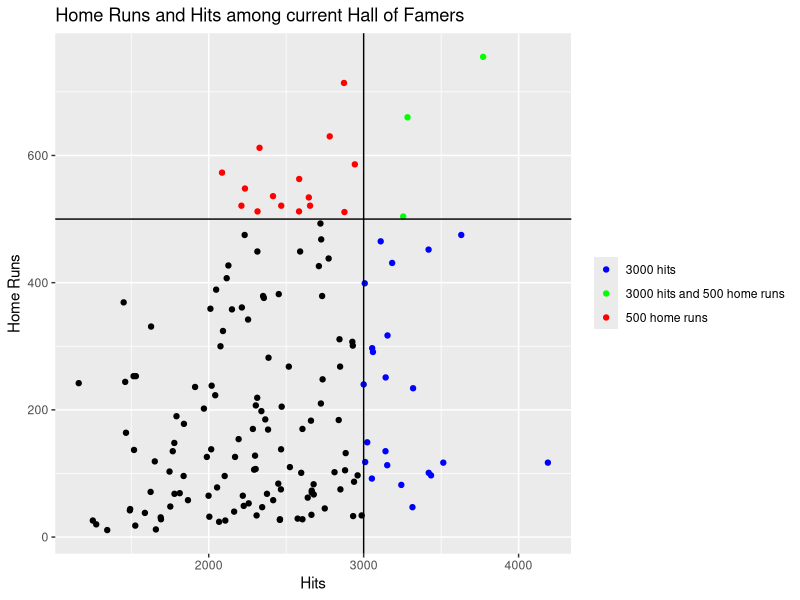
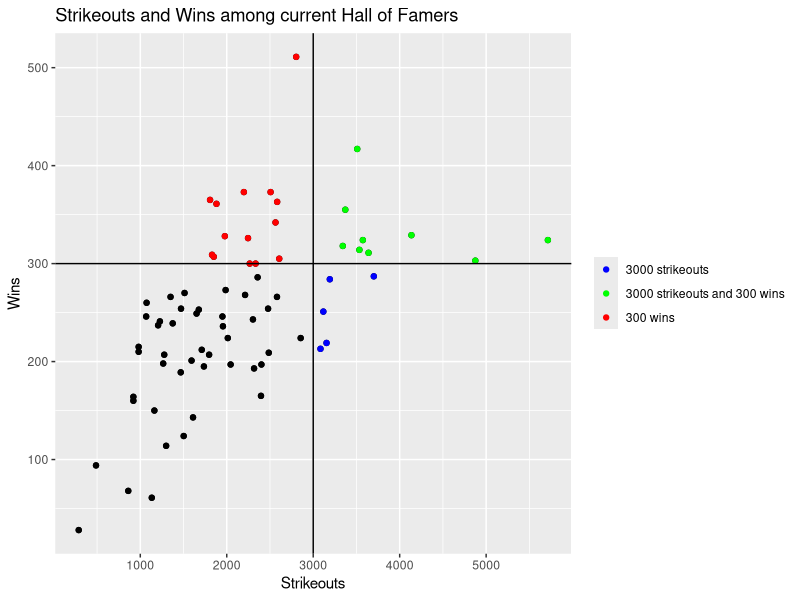
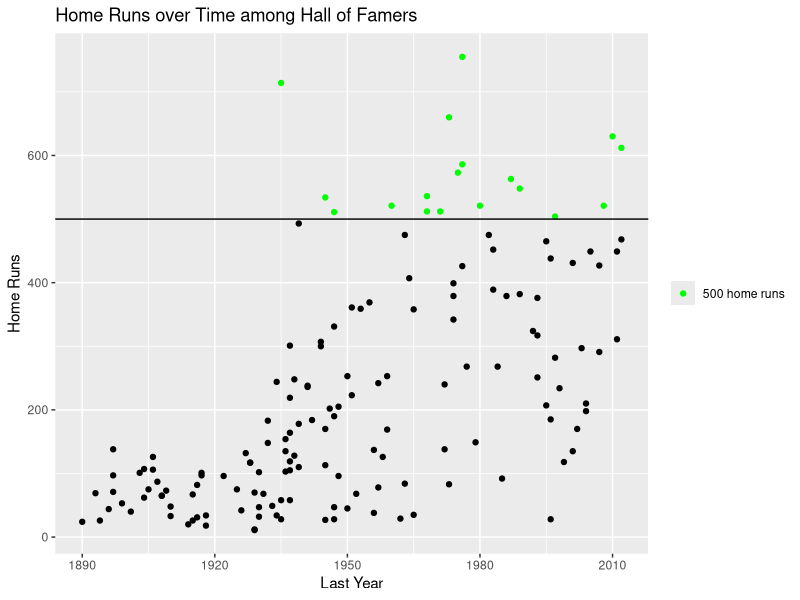
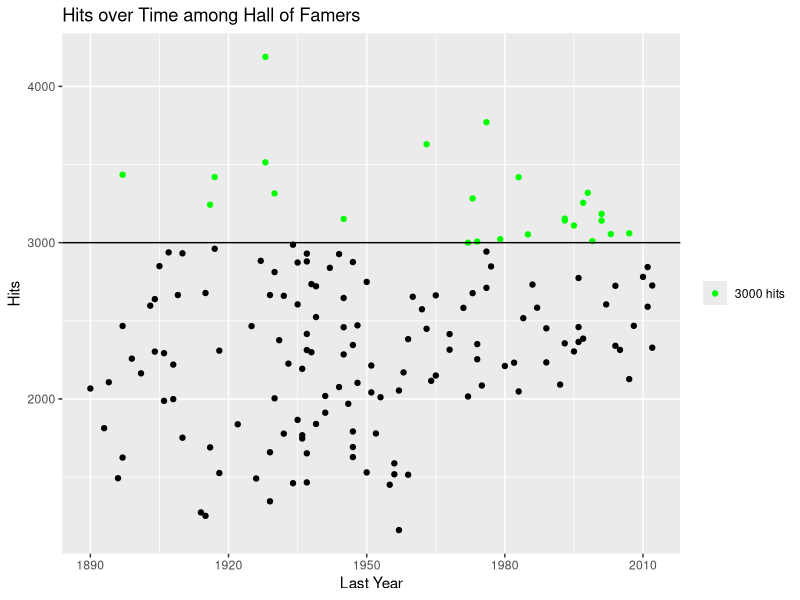
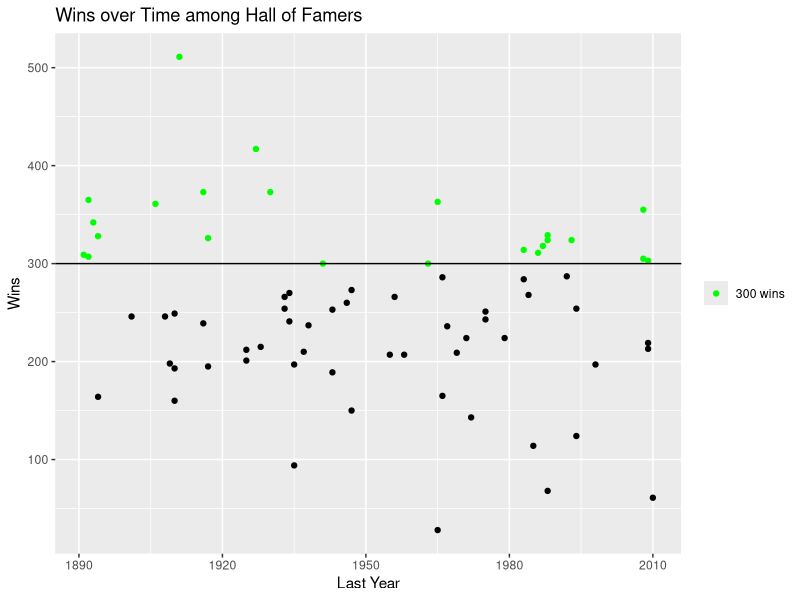
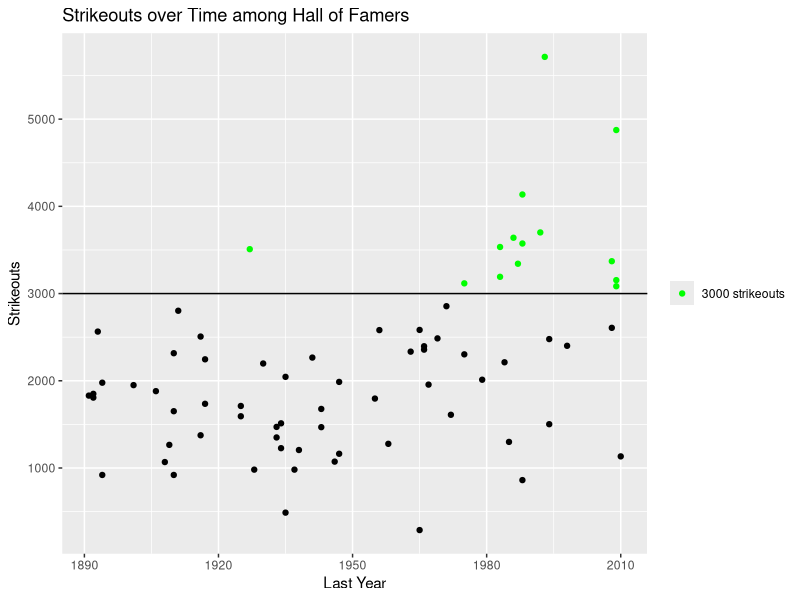
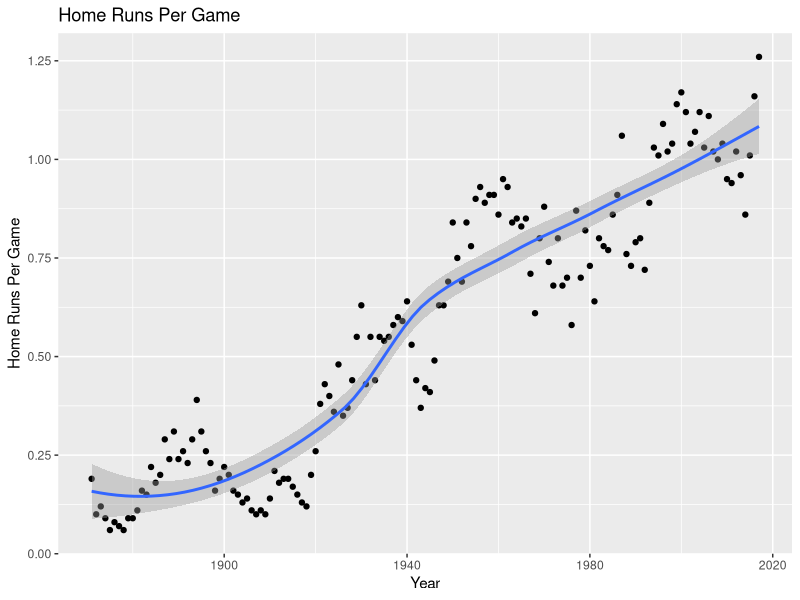
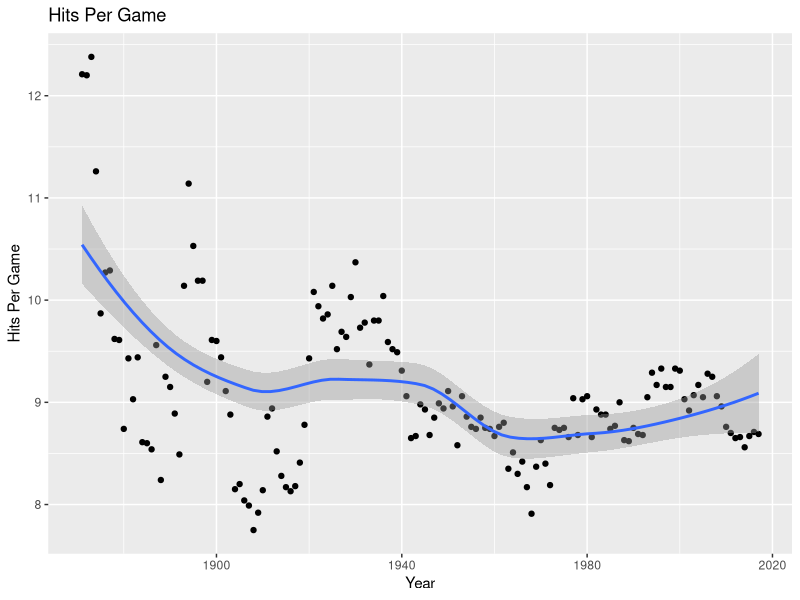

The R script that drew these images, in order: (Note: this script raises an error after producing the figures.)
# ============================================================================
# Title: Create Graphs
# Description:
#   This script makes graphs.
# Input(s): multiple .csv files
# Output(s): graphs in .png files
# Author: Timothy Tan
# Date: 2-5-2018
# ============================================================================

library(ggplot2)
library(dplyr)
library(readr)

hof_players <- read_csv("data/hof-player-stats.csv")
yearly_avg_pitch <- read_csv("data/year_average_pitching.csv")
yearly_avg_hit <- read_csv("data/year_average_batting.csv")
war_leaders <- read_csv("data/war_leaders.csv")

hofWAR <- merge(hof_players, war_leaders, by = 'Name')

#3000 hits and 500 home runs
ggHitsHR <- ggplot() +
  geom_point(data = filter(hof_players, AB > 4000, H.x < 3000, HR.x < 500),
             aes(x = H.x, y = HR.x)) +
  geom_point(data = filter(hof_players, AB > 4000, H.x >= 3000, HR.x < 500),
             aes(x = H.x, y = HR.x, color = 'blue')) +
  geom_point(data = filter(hof_players, AB > 4000, H.x < 3000, HR.x >= 500),
             aes(x = H.x, y = HR.x, color = 'red')) +
  geom_point(data = filter(hof_players, AB > 4000, H.x >= 3000, HR.x >= 500),
             aes(x = H.x, y = HR.x, color = 'green')) +
  scale_color_manual(labels = c('3000 hits', '3000 hits and 500 home runs', 
                                '500 home runs'), 
                     values = c('blue', 'green', 'red')) +
  geom_hline(yintercept = 500) +
  geom_vline(xintercept = 3000) +
  labs(x = "Hits", y = "Home Runs",
       title = "Home Runs and Hits among current Hall of Famers") +
  theme(legend.title=element_blank())
ggsave(filename = "images/hits_hr.png")

#3000 strikeouts and 300 wins
ggKW <- ggplot(data = filter(hof_players, IP > 0)) +
  geom_point(aes(x = SO.y, y = W)) + 
  geom_point(data = filter(hof_players, IP > 0, SO.y < 3000, W < 300), 
             aes(x = SO.y, y = W)) + 
  geom_point(data = filter(hof_players, IP > 0, SO.y >= 3000, W < 300), 
             aes(x = SO.y, y = W, color = 'blue')) + 
  geom_point(data = filter(hof_players, IP > 0, SO.y < 3000, W >= 300), 
             aes(x = SO.y, y = W, color = 'red')) + 
  geom_point(data = filter(hof_players, IP > 0, SO.y >= 3000, W >= 300), 
             aes(x = SO.y, y = W, color = 'green')) + 
  scale_color_manual(labels = c('3000 strikeouts', 
                                '3000 strikeouts and 300 wins', 
                                '300 wins'), 
                     values = c('blue', 'green', 'red')) +
  geom_hline(yintercept = 300) +
  geom_vline(xintercept = 3000) + 
  labs(x = "Strikeouts", y = "Wins", 
       title = "Strikeouts and Wins among current Hall of Famers") +
  theme(legend.title=element_blank())
ggsave(filename = "images/strikeouts_wins.png")

#HR over time
ggHR <- ggplot() +
  geom_point(data = filter(hof_players, AB > 4000, HR.x < 500),
             aes(x = To.x, y = HR.x)) +
  geom_point(data = filter(hof_players, AB > 4000, HR.x >= 500),
             aes(x = To.x, y = HR.x, color = 'green')) +
  scale_color_manual(labels = c('500 home runs'), 
                     values = c('green')) +
  geom_hline(yintercept = 500) +
  labs(x = "Last Year", y = "Home Runs",
       title = "Home Runs over Time among Hall of Famers") +
  theme(legend.title=element_blank())
ggsave(filename = "images/homeruns.png")

#Hits over time
ggHits <- ggplot() +
  geom_point(data = filter(hof_players, AB > 4000, H.x < 3000),
             aes(x = To.x, y = H.x)) +
  geom_point(data = filter(hof_players, AB > 4000, H.x >= 3000),
             aes(x = To.x, y = H.x, color = 'green')) +
  scale_color_manual(labels = c('3000 hits'), 
                     values = c('green')) +
  geom_hline(yintercept = 3000) +
  labs(x = "Last Year", y = "Hits",
       title = "Hits over Time among Hall of Famers") +
  theme(legend.title=element_blank())
ggsave(filename = "images/hits.png")

#Wins over time
ggWins <- ggplot() +
  geom_point(data = filter(hof_players, IP > 0, W < 300),
             aes(x = To.x, y = W)) +
  geom_point(data = filter(hof_players, IP > 0, W >= 300),
             aes(x = To.x, y = W, color = 'green')) +
  scale_color_manual(labels = c('300 wins'), 
                     values = c('green')) +
  geom_hline(yintercept = 300) +
  labs(x = "Last Year", y = "Wins",
       title = "Wins over Time among Hall of Famers") +
  theme(legend.title=element_blank())
ggsave(filename = "images/wins.png")

#Strikeouts over time
ggHR <- ggplot() +
  geom_point(data = filter(hof_players, IP > 0, SO.y < 3000),
             aes(x = To.x, y = SO.y)) +
  geom_point(data = filter(hof_players, IP > 0, SO.y >= 3000),
             aes(x = To.x, y = SO.y, color = 'green')) +
  scale_color_manual(labels = c('3000 strikeouts'), 
                     values = c('green')) +
  geom_hline(yintercept = 3000) +
  labs(x = "Last Year", y = "Strikeouts",
       title = "Strikeouts over Time among Hall of Famers") +
  theme(legend.title=element_blank())
ggsave(filename = "images/strikeouts.png")

#how many players in the hall of fame?
numBatters <- as.numeric(nrow(filter(hof_players, AB > 4000)))
numPitchers <- as.numeric(nrow(filter(hof_players, IP > 0)))
numRelievers <- as.numeric(nrow(filter(hof_players, GS < 100, IP > 0)))
numTotal <- as.numeric(nrow(hof_players))

#how many above 3000 hits or 500 homeruns out of qualifying batters?
hits3k <- as.numeric(length(na.omit(hof_players$H.x[hof_players$H.x >= 3000])))
hr500 <- as.numeric(length(na.omit(hof_players$HR.x[hof_players$HR.x >= 500])))
over500and3k <- as.numeric(length(na.omit(
  hof_players$HR.x[((hof_players$HR.x >= 500)&(hof_players$H.x >= 3000))])))
percentOver3k <- round(hits3k/nrow(filter(hof_players, AB > 4000)) * 100, 2)
percentOver500 <- round(hr500/nrow(filter(hof_players, AB > 4000)) * 100, 2)
over500and3kPercent <- 
  round((over500and3k)/nrow(filter(hof_players, AB > 4000)) * 100, 2)

#how many above 3000 strikeouts or 300 wins out of qualifying pitchers?
SO3k <- as.numeric(length(na.omit(hof_players$SO.y[hof_players$SO.y >= 3000])))
wins300 <- as.numeric(length(na.omit(hof_players$W[hof_players$W >= 300])))
over300and3k <- as.numeric(length(na.omit(
  hof_players$SO.y[((hof_players$W >= 300)&(hof_players$SO.y >= 3000))])))
percentOfSO3k <- round(SO3k/nrow(filter(hof_players, IP > 0)) * 100, 2)
percentOver300 <- round(wins300/nrow(filter(hof_players, IP > 0)) * 100, 2)
over300and3kPercent <- 
  round((over300and3k)/nrow(filter(hof_players, IP > 0)) * 100, 2)

#others
no3kOr500 <- round((numBatters - hits3k - hr500 + over500and3k)/
                     nrow(filter(hof_players, AB > 4000)) * 100, 2)
no3kOr300 <- round((numPitchers - SO3k - wins300 + over300and3k)/
                     nrow(filter(hof_players, IP > 0)) * 100, 2)

#league HR over time
ggHR_avg <- ggplot(data = yearly_avg_hit, aes(x = Year, y = HR)) +
  geom_point() +
  labs(x = "Year", y = "Home Runs Per Game",
       title = "Home Runs Per Game") +
  geom_smooth()
ggsave(filename = "images/homeruns_per_game.png")

#league Hits over time
ggHit_avg <- ggplot(data = yearly_avg_hit, aes(x = Year, y = H)) +
  geom_point() +
  labs(x = "Year", y = "Hits Per Game",
       title = "Hits Per Game") +
  geom_smooth()
ggsave(filename = "images/hits_per_game.png")

#league Strikeout over time
ggK_avg <- ggplot(data = yearly_avg_pitch, aes(x = Year, y = SO)) +
  geom_point() +
  labs(x = "Year", y = "Strikeouts Per Game",
       title = "Strikeouts Per Game") +
  geom_smooth()
ggsave(filename = "images/strikeouts_per_game.png")

#WAR over time
ggWAR_HOF <- ggplot(data = hofWAR, aes(x = To.x, y = WAR)) +
  geom_point() +
  geom_hline(aes(yintercept = mean(hofWAR$WAR), colour = 2)) +
  labs(x = "Year", y = "Career WAR",
       title = "WAR among Hall of Famers") +
ggsave(filename = "images/warHOF.png")



